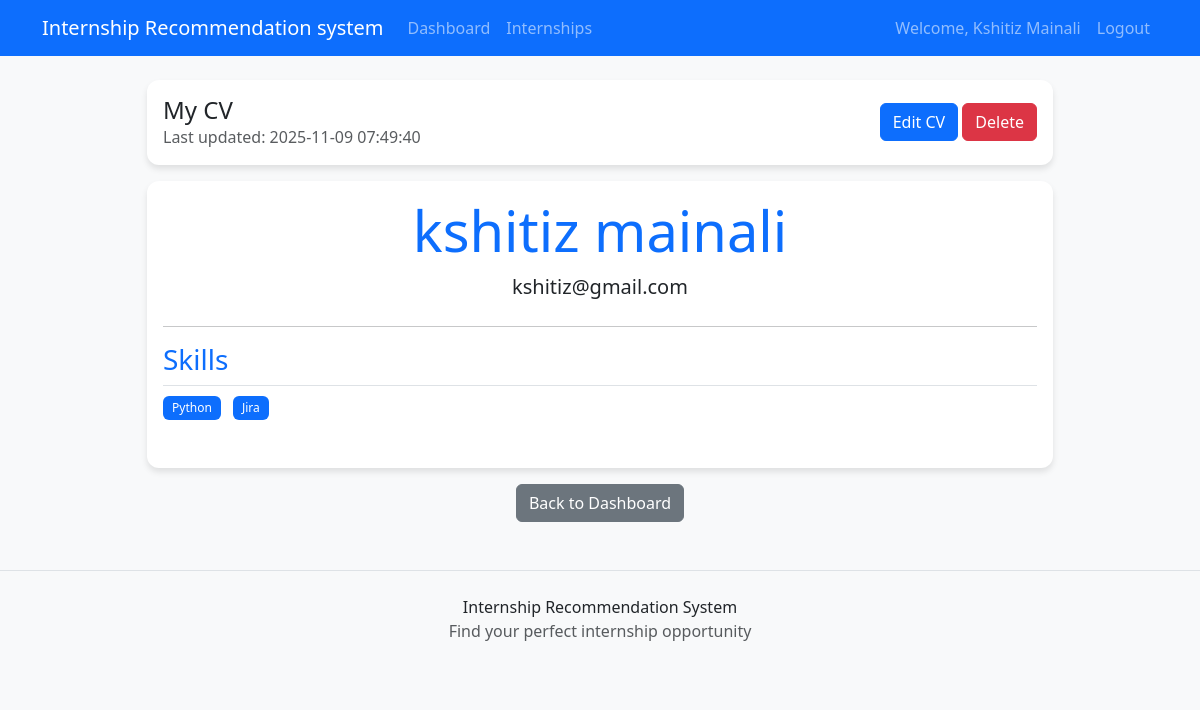
The page /cv/view (signed in) on the database its author committed.
### tables this page shows
CREATE TABLE cvs (
            id INTEGER PRIMARY KEY AUTOINCREMENT,
            user_id INTEGER NOT NULL,
            full_name TEXT NOT NULL,
            email TEXT NOT NULL,
            phone TEXT,
            address TEXT,
            linkedin_url TEXT,
            github_url TEXT,
            objective TEXT,
            education TEXT,
            work_experience TEXT,
            projects TEXT,
            certifications TEXT,
            languages TEXT,
            interests TEXT,
            created_at TIMESTAMP DEFAULT CURRENT_TIMESTAMP,
            updated_at TIMESTAMP DEFAULT CURRENT_TIMESTAMP, education_details TEXT, languages_details TEXT, skills TEXT,
            FOREIGN KEY (user_id) REFERENCES users (id)
        );

### blueprints/cv.py (the view)
@cv_bp.route('/view')
def view():
    auth_check = require_student_auth()
    if auth_check:
        return auth_check
    conn = get_db()
    irs = conn.cursor()
    irs.execute("SELECT * FROM cvs WHERE user_id=?", (session['user_id'],))
    cv = irs.fetchone()
    if not cv:
        flash('No CV found. Please create one first.', 'info')
        return redirect(url_for('cv.create'))
    return render_template('cv_view.html', cv=cv)

### blueprints/cv.py (called while the page is built)
def require_student_auth():
    if 'user_id' not in session or session['role'] != 'student':
        flash('Please log in as a student', 'danger')
        return redirect(url_for('auth.login'))
    return None

### utils/database.py (called while the page is built)
def get_db():
    conn = sqlite3.connect(current_app.config['DATABASE'])
    conn.row_factory = sqlite3.Row
    return conn

### templates/cv_view.html (shortened to what this page needs)
{% extends "base.html" %}
{% block content %}
<div class="container mt-4">
    <div class="row justify-content-center">
        <div class="col-md-10">
            {% if not company_view %}
            <div class="card mb-3">
                <div class="card-body">
                    <div class="row align-items-center">
                        <div class="col-md-8">
                            <h4 class="mb-0"> My CV</h4>
                            <p class="text-muted mb-0">Last updated: {{ cv.updated_at or 'Never' }}</p>
                        </div>
                        <div class="col-md-4 text-end">
                            <a href="{{ url_for('cv.edit') }}" class="btn btn-primary">
                                 Edit CV
                            </a>
                            <button type="button" class="btn btn-danger" data-bs-toggle="modal" data-bs-target="#deleteModal">
                                 Delete
                            </button>
                        </div>
                    </div>
                </div>
            </div>
            {% endif %}
            <div class="card">
                <div class="card-body">
                    <div class="text-center mb-4">
                        <h1 class="display-4 text-primary">{{ cv.full_name }}</h1>
                        <p class="lead">{{ cv.email }}</p>
                    </div>
                    <hr>
                    {% if cv.certifications %}
                    <div class="mb-4">
                        <h3 class="text-primary border-bottom pb-2">Skills</h3>
                        <div class="cv-section">
                            {% for skill in cv.certifications.split(',') %}
                            <span class="badge bg-primary me-2 mb-2">{{ skill.strip() }}</span>
                            {% endfor %}
                        </div>
                    </div>
                    {% endif %}
                </div>
            </div>
            {% if not company_view %}
            <div class="text-center mt-3">
                <a href="{{ url_for('student.dashboard') }}" class="btn btn-secondary">
                     Back to Dashboard
                </a>
            </div>
            {% endif %}
        </div>
    </div>
</div>
{% endblock %}

### templates/components/navbar.html (shortened to what this page needs)
<nav class="navbar navbar-expand-lg navbar-dark bg-primary">
  <div class="container">
    <a class="navbar-brand" href="{{ url_for('main.home') }}"
      >Internship Recommendation system</a
    >
    <div class="collapse navbar-collapse" id="navbarNav">
      <ul class="navbar-nav me-auto">
        {% if 'user_id' in session %} {% if session['role'] == 'student' %}
        <li class="nav-item">
          <a class="nav-link" href="{{ url_for('student.dashboard') }}"
            >Dashboard</a
          >
        </li>
        <li class="nav-item">
          <a class="nav-link" href="{{ url_for('main.internships') }}"
            >Internships</a
          >
        </li>
        {% elif session['role'] == 'admin' %}
        <li class="nav-item">
          <a class="nav-link" href="{{ url_for('admin.dashboard') }}"
            >Dashboard</a
          >
        </li>
        {% endif %} {% endif %}
      </ul>
      <ul class="navbar-nav">
        {% if 'user_id' in session %}
        <li class="nav-item">
          <span class="nav-link">Welcome, {{ session['name'] }}</span>
        </li>
        <li class="nav-item">
          <a class="nav-link" href="{{ url_for('auth.logout') }}">Logout</a>
        </li>
        {% endif %}
      </ul>
    </div>
  </div>
</nav>

### static/css/style.css (style rules this page uses)
body { background-color: #f8f9fa; font-family: 'Segoe UI', Tahoma, Geneva, Verdana, sans-serif; }
.card { border: none; border-radius: 0.75rem; box-shadow: 0 4px 6px rgba(0, 0, 0, 0.1); transition: transform 0.3s, box-shadow 0.3s; }
.badge { padding: 0.5em 0.75em; font-weight: 500; }
.cv-section { line-height: 1.6; margin-bottom: 1rem; }

### rows shown on the page
cvs: name "Kshitiz Mainali", updated_at "2025-11-09 07:49:40", full_name "kshitiz mainali", email "kshitiz@gmail.com"

### other values the page prints
{{ skill.strip() }} "Python" "Jira"
